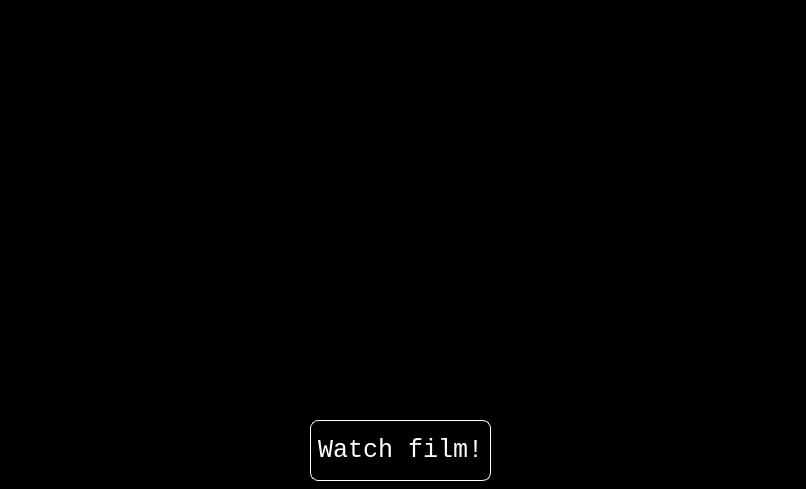
<?xml version="1.0" encoding="UTF-8"?>
<ui version="4.0">
 <class>Form</class>
 <widget class="QWidget" name="Form">
  <property name="geometry">
   <rect>
    <x>0</x>
    <y>0</y>
    <width>806</width>
    <height>489</height>
   </rect>
  </property>
  <property name="windowTitle">
   <string>Form</string>
  </property>
  <property name="styleSheet">
   <string notr="true">background:black</string>
  </property>
  <widget class="QPlainTextEdit" name="console_text">
   <property name="enabled">
    <bool>false</bool>
   </property>
   <property name="geometry">
    <rect>
     <x>20</x>
     <y>20</y>
     <width>761</width>
     <height>391</height>
    </rect>
   </property>
   <property name="font">
    <font>
     <family>Consolas</family>
     <pointsize>9</pointsize>
    </font>
   </property>
   <property name="styleSheet">
    <string notr="true">color:white</string>
   </property>
   <property name="plainText">
    <string/>
   </property>
  </widget>
  <widget class="QWidget" name="horizontalLayoutWidget">
   <property name="geometry">
    <rect>
     <x>10</x>
     <y>420</y>
     <width>781</width>
     <height>61</height>
    </rect>
   </property>
   <layout class="QHBoxLayout" name="horizontalLayout">
    <property name="leftMargin">
     <number>300</number>
    </property>
    <property name="rightMargin">
     <number>300</number>
    </property>
    <item>
     <widget class="QPushButton" name="watch_button">
      <property name="sizePolicy">
       <sizepolicy hsizetype="Minimum" vsizetype="Preferred">
        <horstretch>0</horstretch>
        <verstretch>0</verstretch>
       </sizepolicy>
      </property>
      <property name="font">
       <font>
        <family>Consolas</family>
        <pointsize>19</pointsize>
       </font>
      </property>
      <property name="styleSheet">
       <string notr="true">QPushButton{
background-color: rgb(0, 0, 0);
border-style:outset;
border-color: rgb(255, 255, 255);
border-radius: 8px;
border-width: 1px;
color: rgb(255, 255, 255);
}
QPushButton::hover{
background-color:white;
color: black;
}
QPushButton::pressed{
border-color: black;
border-width: 3px;
}</string>
      </property>
      <property name="text">
       <string>Watch film!</string>
      </property>
     </widget>
    </item>
   </layout>
  </widget>
 </widget>
 <resources/>
 <connections/>
</ui>
